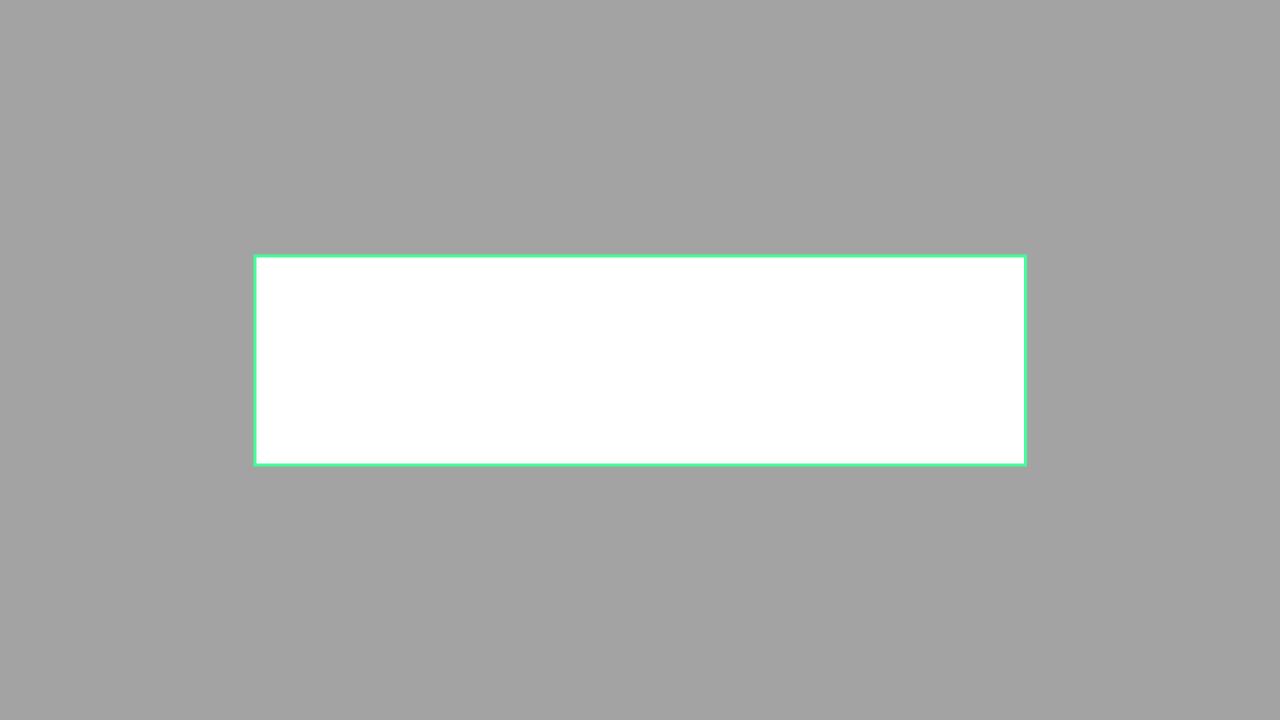
#> input picture assets/acc1/branding/youtube-banner-safe-area-guide-2560x1440.png, 2560 x 1440 px (shown at 1/2 size)
$ python build_acc1_brand_assets.py --source ../assets/acc1/branding/youtube-banner-safe-area-guide-2560x1440.png --output-dir out
#> lines starting #> are read from the running program, lines starting #| are printed output that depends on the picture
#> in main, source is the input picture: PIL image 2560x1440 RGBA; mean R, G, B, A 0.4, 1.6, 1, 77.3
#!/usr/bin/env python3
"""Build deterministic local acc1 banner/avatar assets from approved Chonker art."""

from __future__ import annotations

import argparse
from pathlib import Path

from PIL import Image, ImageDraw, ImageEnhance, ImageFilter, ImageFont, ImageOps


BANNER_SIZE = (2560, 1440)
SAFE_AREA = (507, 509, 2053, 932)
AVATAR_SIZE = (800, 800)
TITLE = "ИСТОРИИ REDDIT"
SUBTITLE = "НА РУССКОМ"
EYEBROW = "CHONKER TALKS"


def _font(paths: list[str], size: int) -> ImageFont.FreeTypeFont:
    for value in paths:
        path = Path(value)
        if path.exists():
            return ImageFont.truetype(str(path), size=size)
    raise RuntimeError("No supported local font found")


def _fonts() -> tuple[ImageFont.FreeTypeFont, ImageFont.FreeTypeFont, ImageFont.FreeTypeFont]:
    bold = [
        "/System/Library/Fonts/Supplemental/Arial Black.ttf",
        "/System/Library/Fonts/Supplemental/Arial Bold.ttf",
        "/Library/Fonts/Arial Unicode.ttf",
    ]
    regular = [
        "/System/Library/Fonts/Supplemental/Arial.ttf",
        "/Library/Fonts/Arial Unicode.ttf",
    ]
    return _font(bold, 104), _font(bold, 44), _font(regular, 32)


def _left_gradient(size: tuple[int, int]) -> Image.Image:
    width, height = size
    overlay = Image.new("RGBA", size, (0, 0, 0, 0))
    pixels = overlay.load()
    for x in range(width):
        if x <= 1160:
            alpha = 72
        elif x >= 1720:
            alpha = 0
        else:
            alpha = round(72 * (1720 - x) / 560)
        for y in range(height):
            pixels[x, y] = (2, 10, 19, alpha)
    return overlay


def build_banner(source: Image.Image) -> Image.Image:
    banner = ImageOps.fit(source.convert("RGB"), BANNER_SIZE, method=Image.Resampling.LANCZOS)
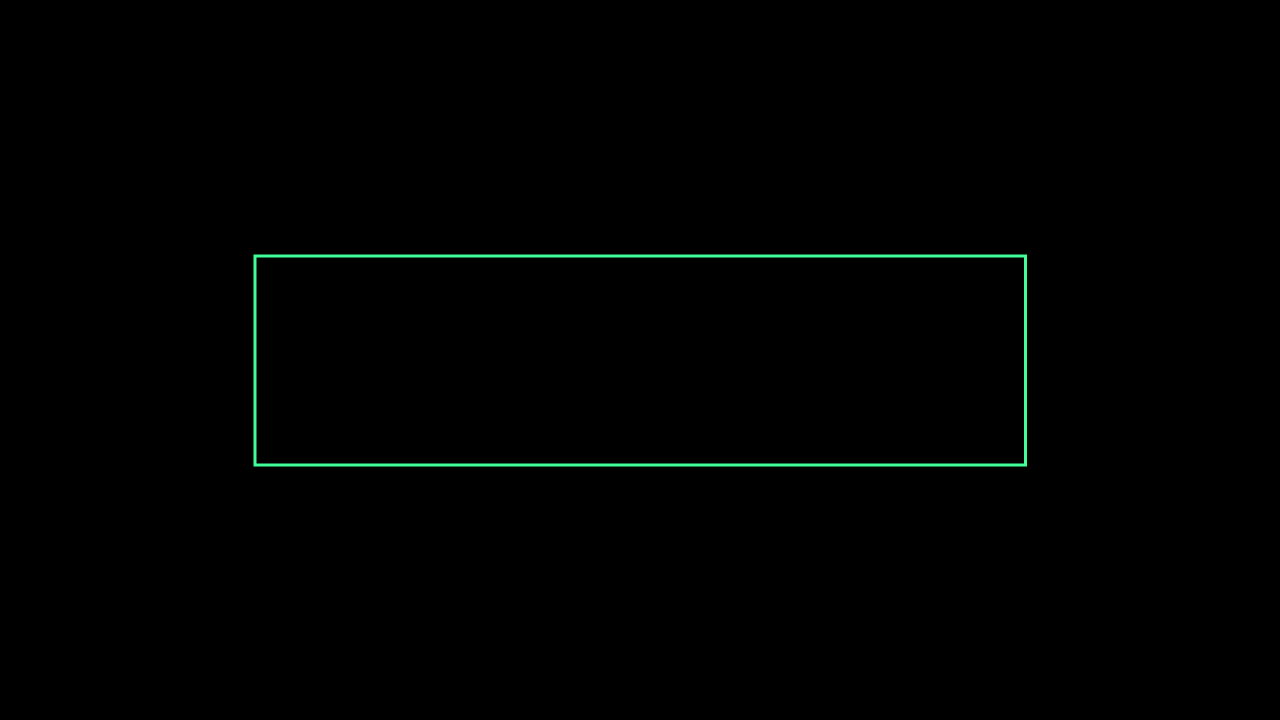
#> banner: PIL image 2560x1440 RGB (shown at 1/2 size); mean R, G, B 0.4, 1.6, 1
    banner = ImageEnhance.Contrast(banner).enhance(1.04).convert("RGBA")
#> banner: PIL image 2560x1440 RGBA
    banner = Image.alpha_composite(banner, _left_gradient(BANNER_SIZE))
#> in _left_gradient, `overlay = Image.new("RGBA", size, (0, 0, 0, 0))`: overlay: PIL image 2560x1440 RGBA; every value is 0
    draw = ImageDraw.Draw(banner)
    title_font, subtitle_font, eyebrow_font = _fonts()

    x = SAFE_AREA[0] + 58
    y = SAFE_AREA[1] + 48
    accent = (244, 95, 65, 255)
    white = (245, 247, 250, 255)
    muted = (189, 204, 218, 255)

    eyebrow_box = draw.textbbox((x + 20, y + 7), EYEBROW, font=eyebrow_font)
    eyebrow_width = eyebrow_box[2] - eyebrow_box[0]
    draw.rounded_rectangle(
        (x, y, x + eyebrow_width + 40, y + 44),
        radius=22,
        fill=(18, 43, 65, 232),
    )
    draw.text((x + 20, y + 7), EYEBROW, font=eyebrow_font, fill=muted)
    y += 74
    draw.text((x, y), TITLE, font=title_font, fill=white, stroke_width=2, stroke_fill=(0, 0, 0, 150))
    title_box = draw.textbbox((x, y), TITLE, font=title_font, stroke_width=2)
    y = title_box[3] + 12
    draw.rounded_rectangle((x, y + 9, x + 68, y + 17), radius=4, fill=accent)
    draw.text((x + 92, y - 7), SUBTITLE, font=subtitle_font, fill=accent)
    return banner.convert("RGB")


# [63 lines left out: functions build_text_ready_banner, build_avatar, build_safe_area_preview, build_safe_area_guide, not called in this run]


def main() -> int:
    parser = argparse.ArgumentParser(description=__doc__)
    parser.add_argument("--source", required=True)
    parser.add_argument("--output-dir", required=True)
    parser.add_argument("--version", default="v1")
    parser.add_argument(
        "--source-has-banner-text",
        action="store_true",
        help="Preserve imagegen typography and reframe the finished artwork into the YouTube safe area.",
    )
    args = parser.parse_args()

    source = Image.open(args.source)
    output_dir = Path(args.output_dir)
    output_dir.mkdir(parents=True, exist_ok=True)
    banner = build_text_ready_banner(source) if args.source_has_banner_text else build_banner(source)
    avatar = build_avatar(source)
    preview = build_safe_area_preview(banner)
    banner_path = output_dir / f"acc1-channel-banner-{args.version}.png"
    avatar_path = output_dir / f"acc1-channel-avatar-{args.version}.png"
    preview_path = output_dir / f"acc1-channel-banner-safe-area-preview-{args.version}.png"
    guide_path = output_dir / "youtube-banner-safe-area-guide-2560x1440.png"
    banner.save(banner_path, optimize=True)
    avatar.save(avatar_path, optimize=True)
    preview.save(preview_path, optimize=True)
    build_safe_area_guide().save(guide_path, optimize=True)
    print(f"banner={banner_path}")
    print(f"avatar={avatar_path}")
    print(f"preview={preview_path}")
    print(f"guide={guide_path}")
    return 0


if __name__ == "__main__":
#> (the run stopped early here; a loop or call above may not have finished)
